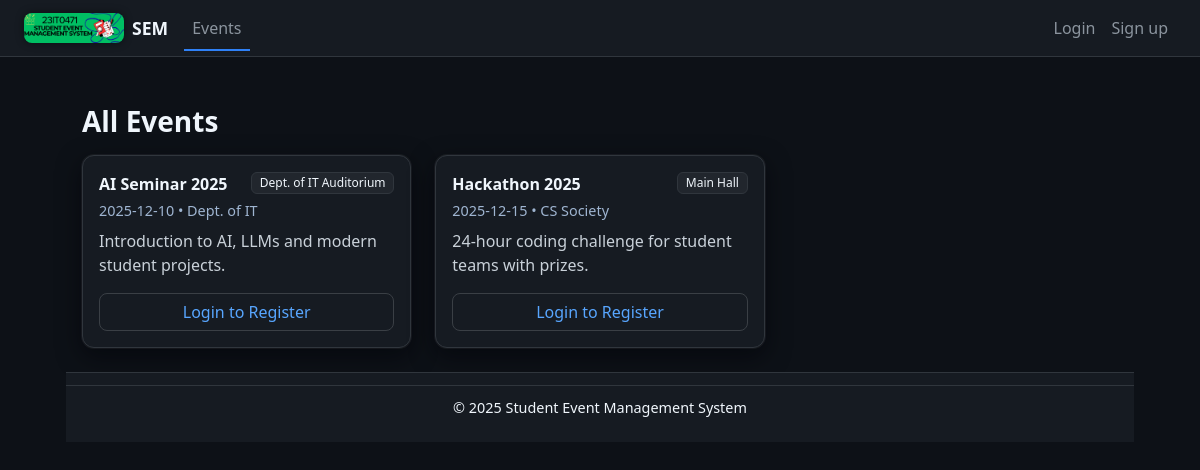
Screenshot of /events.php with the database file from the repository.
### tables this page shows
CREATE TABLE events (
    event_id      INT UNSIGNED AUTO_INCREMENT PRIMARY KEY,
    title         VARCHAR(255) NOT NULL,
    date          DATE NOT NULL,
    time          TIME NULL,
    venue         VARCHAR(255) NOT NULL,
    organizer     VARCHAR(255) DEFAULT NULL,
    description   TEXT,
    image_path    VARCHAR(255) DEFAULT NULL,
    created_by    INT UNSIGNED NULL,
    created_at    TIMESTAMP DEFAULT CURRENT_TIMESTAMP,
    CONSTRAINT fk_events_created_by
      FOREIGN KEY (created_by) REFERENCES users(user_id)
      ON DELETE SET NULL
);

### config/auth.php (called while the page is built, shortened)
<?php
function is_logged_in(): bool
{
    return isset($_SESSION['user']);
}

### public/events.php (the view, shortened to what this page needs)
<?php
require_once __DIR__ . '/../config/auth.php';
require_once __DIR__ . '/../config/db.php';
$stmt = $pdo->query("
  SELECT event_id, title, date, venue, organizer, description, image_path
  FROM events
  ORDER BY date ASC
");
$events = $stmt->fetchAll(PDO::FETCH_ASSOC);
include __DIR__ . '/../includes/header.php';
?>
<div class="gh-page">
  <h3 class="mb-3">All Events</h3>
  <?php if (empty($events)): ?>
    <div class="alert alert-warning">No events yet.</div>
  <?php else: ?>
    <div class="row g-4">
      <?php foreach ($events as $e): ?>
        <div class="col-md-6 col-xl-4">
          <div class="card event-card h-100 p-0">
            <div class="event-body p-3">
              <div class="d-flex justify-content-between align-items-start mb-1">
                <div class="title">
                  <?= htmlspecialchars($e['title']) ?>
                </div>
                <?php if (!empty($e['venue'])): ?>
                  <span class="badge">
                    <?= htmlspecialchars($e['venue']) ?>
                  </span>
                <?php endif; ?>
              </div>
              <div class="meta mb-2">
                <?= htmlspecialchars($e['date']) ?>
                <?php if (!empty($e['organizer'])): ?>
                  • <?= htmlspecialchars($e['organizer']) ?>
                <?php endif; ?>
              </div>
              <?php if (!empty($e['description'])): ?>
                <p class="card-text mb-3">
                  <?= nl2br(htmlspecialchars($e['description'])) ?>
                </p>
              <?php endif; ?>
              <?php if (is_logged_in()): ?>
                <a class="btn btn-primary w-100"
                   href="/event_register.php?id=<?= (int)$e['event_id'] ?>">
                  Register
                </a>
              <?php else: ?>
                <a class="btn btn-outline-primary w-100"
                   href="/login.php">
                  Login to Register
                </a>
              <?php endif; ?>
            </div>
          </div>
        </div>
      <?php endforeach; ?>
    </div>
  <?php endif; ?>
</div>
<?php include __DIR__ . '/../includes/footer.php'; ?>

### public/assets/css/style.css (style rules this page uses)
:root { --bg: #0d1117; --panel: #161b22; --border: #30363d; --text: #f0f6fc; --muted: #8b949e; --accent: #2f81f7; --accent-hover: #1f6feb; --link: #58a6ff; --link-hover: #79c0ff; --radius: 12px; --shadow: 0 0 0 1px rgba(240,246,252,0.05), 0 8px 24px rgba(1,4,9,0.6); --bs-body-color: var(--text); --bs-secondary-color: #9aa4af; --bs-secondary-color-rgb: 154,164,175; --bs-border-color: var(--border); }
* { box-sizing: border-box; }
html, body { height: 100%; margin: 0; padding: 0; }
body { font-family: system-ui, -apple-system, "Segoe UI", Roboto, Ubuntu, sans-serif; background-color: var(--bg); color: var(--text); display: flex; flex-direction: column; min-height: 100vh; }
.card { background: var(--panel); border: 1px solid var(--border); border-radius: var(--radius); color: var(--text); box-shadow: var(--shadow); }
.btn { border-radius: 8px; border: 1px solid var(--border); color: var(--text); }
.btn-outline-primary { color: var(--link) !important; border-color: #3a3f45 !important; background: transparent !important; }
h1, h2, h3, h4, h5, h6 { color: var(--text); font-weight: 600; }
p, label, small, strong, span { color: var(--text); }
a { color: var(--link); text-decoration: none; }
.gh-page { flex: 1; max-width: 1100px; margin: 0 auto; padding: 24px 16px; }
body, html, .container, .gh-page, section, main, div.bg-light, div.bg-white, .bg-body, .bg-light, .bg-white { background-color: var(--bg) !important; color: var(--text) !important; }
.card, .navbar, footer, .auth-card { background-color: var(--panel) !important; border-color: var(--border) !important; }
.event-card { background: var(--panel); color: var(--text); border: 1px solid var(--border); border-radius: var(--radius); box-shadow: var(--shadow); }
.event-card .title, .card.event-card .card-title { color: #f0f6fc !important; font-weight: 600; }
.event-card .meta { color: #9fb5d1 !important; font-size: 0.9rem; }
.event-card .card-text, .event-card p, .event-card .text-muted { color: #c9d1d9 !important; }
.event-card .badge, .event-card .badge.bg-light, .event-card .badge.text-bg-light, .badge, .badge.bg-light, .badge.text-bg-light { background-color: #21262d !important; color: #f0f6fc !important; border: 1px solid #30363d !important; font-weight: 500; }
.event-card .btn-outline-secondary, .event-card .btn-outline-primary { color: #58a6ff !important; border-color: #3a3f45 !important; background-color: transparent !important; }
body { opacity: 0; animation: gh-page-fade-in 0.35s ease-out forwards; }
.btn { transition: background-color 0.22s ease, border-color 0.22s ease, color 0.22s ease, box-shadow 0.22s ease, transform 0.16s ease; }
.btn-outline-primary { transition: background-color 0.22s ease, border-color 0.22s ease, color 0.22s ease, box-shadow 0.22s ease, transform 0.16s ease; }
.card, .event-card, .auth-card { transition: transform 0.22s ease, box-shadow 0.22s ease, border-color 0.22s ease, background-color 0.22s ease; }
.event-card { overflow: hidden; display: flex; flex-direction: column; }
.event-body { flex: 1; display: flex; flex-direction: column; }
.event-body .btn { margin-top: auto; }
* { transition: all 0.25s ease; }

### rows the page displays
events: title "AI Seminar 2025", venue "Dept. of IT Auditorium", date "2025-12-10", organizer "Dept. of IT", description "Introduction to AI, LLMs and modern student projects."
events: title "Hackathon 2025", venue "Main Hall", date "2025-12-15", organizer "CS Society", description "24-hour coding challenge for student teams with prizes."
